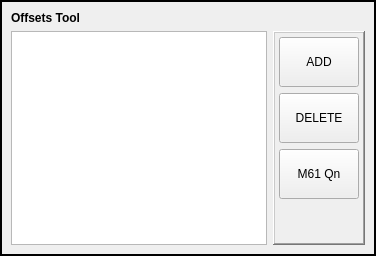
              <widget class="QWidget" name="tooloffsetsPage">
               <layout class="QVBoxLayout" name="verticalLayout_30">
                <property name="leftMargin">
                 <number>0</number>
                </property>
                <property name="topMargin">
                 <number>0</number>
                </property>
                <property name="rightMargin">
                 <number>0</number>
                </property>
                <property name="bottomMargin">
                 <number>0</number>
                </property>
                <item>
                 <widget class="QFrame" name="toffsetspage">
                  <property name="frameShape">
                   <enum>QFrame::WinPanel</enum>
                  </property>
                  <property name="frameShadow">
                   <enum>QFrame::Plain</enum>
                  </property>
                  <layout class="QGridLayout" name="gridLayout_13">
                   <item row="0" column="0">
                    <widget class="QLabel" name="label_20">
                     <property name="text">
                      <string>&lt;html&gt;&lt;head/&gt;&lt;body&gt;&lt;p&gt;&lt;span style=&quot; font-weight:600;&quot;&gt;Offsets Tool&lt;/span&gt;&lt;/p&gt;&lt;/body&gt;&lt;/html&gt;</string>
                     </property>
                    </widget>
                   </item>
                   <item row="1" column="0">
                    <widget class="ToolOffsetView" name="tooloffsetview">
                     <property name="sizePolicy">
                      <sizepolicy hsizetype="Preferred" vsizetype="Preferred">
                       <horstretch>0</horstretch>
                       <verstretch>0</verstretch>
                      </sizepolicy>
                     </property>
                     <property name="minimumSize">
                      <size>
                       <width>0</width>
                       <height>0</height>
                      </size>
                     </property>
                    </widget>
                   </item>
                   <item row="1" column="1">
                    <widget class="QFrame" name="frm_tooledit">
                     <property name="sizePolicy">
                      <sizepolicy hsizetype="Fixed" vsizetype="Preferred">
                       <horstretch>0</horstretch>
                       <verstretch>0</verstretch>
                      </sizepolicy>
                     </property>
                     <property name="minimumSize">
                      <size>
                       <width>92</width>
                       <height>0</height>
                      </size>
                     </property>
                     <property name="frameShape">
                      <enum>QFrame::WinPanel</enum>
                     </property>
                     <property name="frameShadow">
                      <enum>QFrame::Raised</enum>
                     </property>
                     <layout class="QGridLayout" name="gridLayout_14">
                      <property name="leftMargin">
                       <number>4</number>
                      </property>
                      <property name="topMargin">
                       <number>4</number>
                      </property>
                      <property name="rightMargin">
                       <number>4</number>
                      </property>
                      <property name="bottomMargin">
                       <number>4</number>
                      </property>
                      <item row="0" column="0">
                       <widget class="PushButton" name="btn_tool_add">
                        <property name="sizePolicy">
                         <sizepolicy hsizetype="Fixed" vsizetype="Fixed">
                          <horstretch>0</horstretch>
                          <verstretch>0</verstretch>
                         </sizepolicy>
                        </property>
                        <property name="minimumSize">
                         <size>
                          <width>80</width>
                          <height>50</height>
                         </size>
                        </property>
                        <property name="maximumSize">
                         <size>
                          <width>80</width>
                          <height>50</height>
                         </size>
                        </property>
                        <property name="statusTip">
                         <string>ADD TOOL TO TOOLTABLE</string>
                        </property>
                        <property name="text">
                         <string>ADD</string>
                        </property>
                        <property name="python_command_option" stdset="0">
                         <bool>true</bool>
                        </property>
                        <property name="true_python_cmd_string" stdset="0">
                         <string>INSTANCE.tooloffsetview.add_tool()</string>
                        </property>
                        <property name="false_python_cmd_string" stdset="0">
                         <string/>
                        </property>
                       </widget>
                      </item>
                      <item row="1" column="0">
                       <widget class="PushButton" name="btn_tool_delete">
                        <property name="sizePolicy">
                         <sizepolicy hsizetype="Fixed" vsizetype="Fixed">
                          <horstretch>0</horstretch>
                          <verstretch>0</verstretch>
                         </sizepolicy>
                        </property>
                        <property name="minimumSize">
                         <size>
                          <width>80</width>
                          <height>50</height>
                         </size>
                        </property>
                        <property name="maximumSize">
                         <size>
                          <width>80</width>
                          <height>50</height>
                         </size>
                        </property>
                        <property name="statusTip">
                         <string>DELETE SELECTED TOOLS</string>
                        </property>
                        <property name="text">
                         <string>DELETE</string>
                        </property>
                        <property name="python_command_option" stdset="0">
                         <bool>true</bool>
                        </property>
                        <property name="true_python_cmd_string" stdset="0">
                         <string>INSTANCE.tooloffsetview.delete_tools()</string>
                        </property>
                       </widget>
                      </item>
                      <item row="2" column="0">
                       <widget class="QPushButton" name="btn_m61">
                        <property name="sizePolicy">
                         <sizepolicy hsizetype="Fixed" vsizetype="Fixed">
                          <horstretch>0</horstretch>
                          <verstretch>0</verstretch>
                         </sizepolicy>
                        </property>
                        <property name="minimumSize">
                         <size>
                          <width>80</width>
                          <height>50</height>
                         </size>
                        </property>
                        <property name="maximumSize">
                         <size>
                          <width>80</width>
                          <height>50</height>
                         </size>
                        </property>
                        <property name="statusTip">
                         <string>LOAD SELECTED TOOL</string>
                        </property>
                        <property name="text">
                         <string>M61 Qn</string>
                        </property>
                       </widget>
                      </item>
                      <item row="3" column="0">
                       <spacer name="verticalSpacer_8">
                        <property name="orientation">
                         <enum>Qt::Vertical</enum>
                        </property>
                        <property name="sizeHint" stdset="0">
                         <size>
                          <width>20</width>
                          <height>40</height>
                         </size>
                        </property>
                       </spacer>
                      </item>
                     </layout>
                    </widget>
                   </item>
                  </layout>
                 </widget>
                </item>
               </layout>
              </widget>
